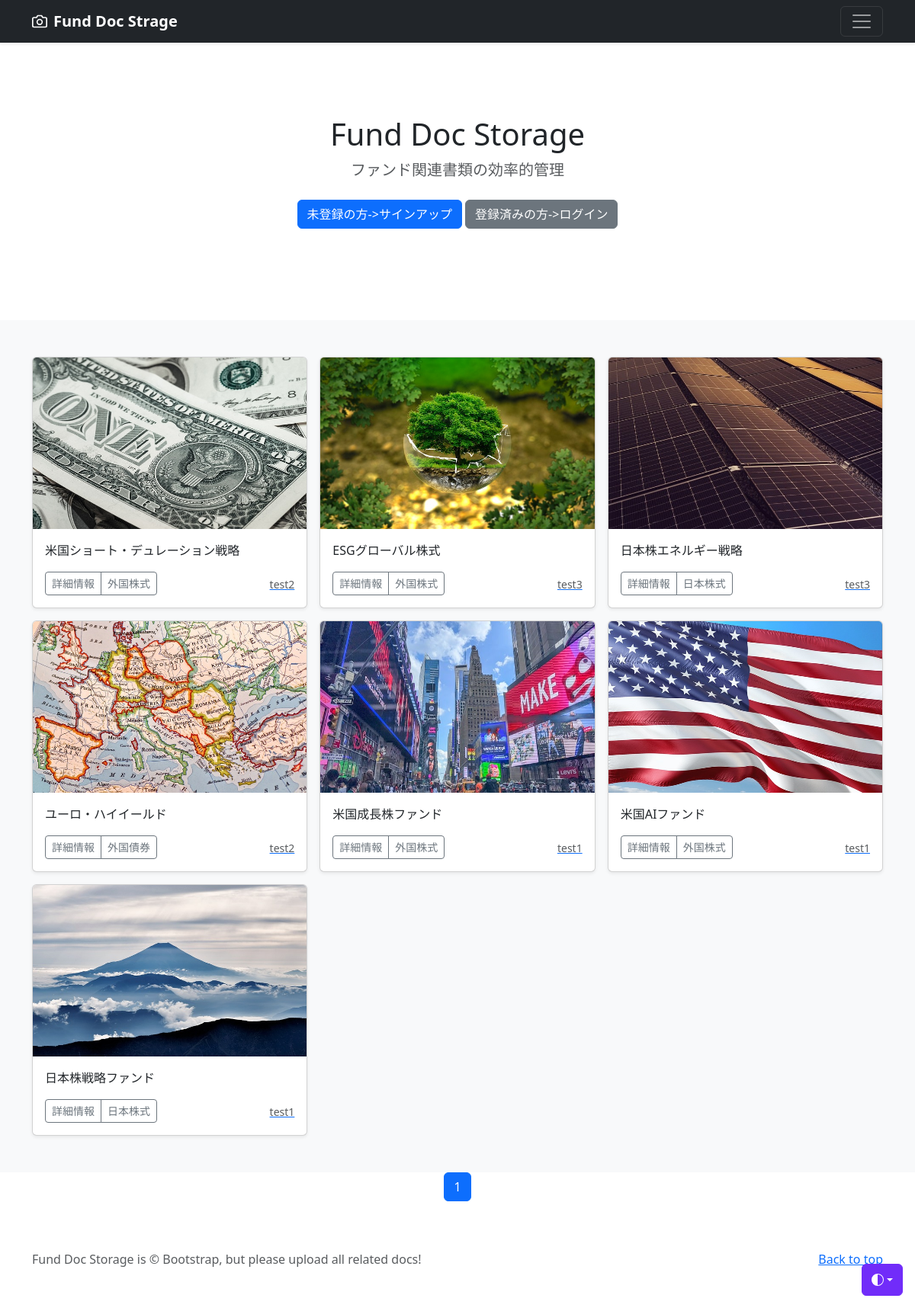
The page / on the database its author committed.
### doc/models.py (models this page shows, shortened)
class PhotoData(models.Model):
    user = models.ForeignKey(
        CustomUser,
        verbose_name='ユーザー',
        on_delete=models.CASCADE
        )
    category = models.ForeignKey(
        Category,
        verbose_name='カテゴリ',
        on_delete=models.PROTECT
        )
    title = models.CharField(
        verbose_name='タイトル', # フィールドのタイトル
        max_length=200        # 最大文字数は200
        )
    comment = models.TextField(
        verbose_name='コメント',  # フィールドのタイトル
        )
    image1 = models.ImageField(
        verbose_name='イメージ1',# フィールドのタイトル
        upload_to = 'photos'   # MEDIA_ROOT以下のphotosにファイルを保存
        )
    image2 = models.ImageField(
        verbose_name='イメージ2',# フィールドのタイトル
        upload_to = 'photos',  # MEDIA_ROOT以下のphotosにファイルを保存
        blank=True,            # フィールド値の設定は必須でない
        null=True              # データベースにnullが保存されることを許容
        )
    posted_at = models.DateTimeField(
        verbose_name='登録日時', # フィールドのタイトル
        auto_now_add=True       # 日時を自動追加
        )

class Category(models.Model):
    title = models.CharField(
        verbose_name='カテゴリ', # フィールドのタイトル
        max_length=20)

### accounts/models.py (models this page shows)
class CustomUser(AbstractUser):
    pass

### doc/views.py (the view)
# urls.py: path('', views.IndexView.as_view(), name='index'),
class IndexView(ListView):
    template_name ='index.html'
    queryset = PhotoData.objects.order_by('-posted_at')
    paginate_by = 9

### doc/templates/index.html (shortened to what this page needs)
{% extends 'base.html' %}
    {% block contents %}
        {% include "docs_title.html" %}
        {% include "docs_list.html" %}
        {% include "pagination.html" %}
    {% endblock %}

### doc/templates/docs_list.html (shortened to what this page needs)
  <div class="album py-5 bg-body-tertiary">
    <div class="container">
      <div class="row row-cols-1 row-cols-sm-2 row-cols-md-3 g-3">
        {% for record in object_list %}
        <div class="col">
          <div class="card shadow-sm">
            <img src="{{ record.image1.url }}"
              class="bd-placeholder-img card-img-top" width="100%" height="225" xmlns="http://www.w3.org/2000/svg"
              role="img" aria-label="Placeholder: Thumbnail" preserveAspectRatio="xMidYMid slice" focusable="false">
              <rect width="100%" height="100%" fill="#55595c"/>
            <div class="card-body">
              <p class="card-text">{{ record.title }}</p>
              <div class="d-flex justify-content-between align-items-center">
                <div class="btn-group">
                  <button type="button" class="btn btn-sm btn-outline-secondary"
                    onclick="location.href='{% url 'doc:doc_detail' record.pk %}'">
                    詳細情報
                  </button>
                  <button type="button" class="btn btn-sm btn-outline-secondary"
                    onclick="location.href='{% url 'doc:docs_cat' category=record.category.id %}'">
                    {{record.category.title}}
                  </button>
                </div>
                <a href="{% url 'doc:user_list' user=record.user.id %}">
                  <small class="text-body-secondary">{{ record.user.username }}</small>
                </a>
              </div>
            </div>
          </div>
        </div>
        {% endfor %}
      </div>
    </div>
  </div>

### doc/templates/base.html (style rules this page uses)
.bd-placeholder-img { font-size: 1.125rem; text-anchor: middle; -webkit-user-select: none; -moz-user-select: none; user-select: none; }

### rows shown on the page
PhotoData: image1 (picture), title "米国ショート・デュレーション戦略", category "外国株式", user.username "test2"
PhotoData: image1 (picture), title "ESGグローバル株式", category "外国株式", user.username "test3"
PhotoData: image1 (picture), title "日本株エネルギー戦略", category "日本株式", user.username "test3"
PhotoData: image1 (picture), title "ユーロ・ハイイールド", category "外国債券", user.username "test2"
PhotoData: image1 (picture), title "米国成長株ファンド", category "外国株式", user.username "test1"
PhotoData: image1 (picture), title "米国AIファンド", category "外国株式", user.username "test1"
PhotoData: image1 (picture), title "日本株戦略ファンド", category "日本株式", user.username "test1"

### other values the page prints
{{ num }} "1"
